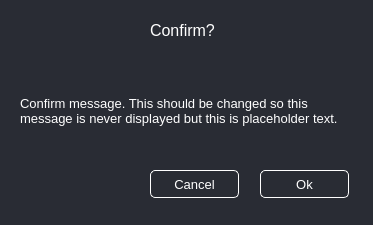
<?xml version="1.0" encoding="UTF-8"?>
<ui version="4.0">
 <class>Dialog</class>
 <widget class="QDialog" name="Dialog">
  <property name="geometry">
   <rect>
    <x>0</x>
    <y>0</y>
    <width>373</width>
    <height>225</height>
   </rect>
  </property>
  <property name="windowTitle">
   <string>Dialog</string>
  </property>
  <property name="styleSheet">
   <string notr="true">QWidget{
background-color:#292C34;
color:white;
}</string>
  </property>
  <widget class="QLabel" name="confirm_message">
   <property name="geometry">
    <rect>
     <x>20</x>
     <y>70</y>
     <width>331</width>
     <height>81</height>
    </rect>
   </property>
   <property name="font">
    <font>
     <pointsize>10</pointsize>
    </font>
   </property>
   <property name="text">
    <string>Confirm message. This should be changed so this message is never displayed but this is placeholder text.</string>
   </property>
   <property name="wordWrap">
    <bool>true</bool>
   </property>
  </widget>
  <widget class="QLabel" name="save_name_label">
   <property name="geometry">
    <rect>
     <x>150</x>
     <y>20</y>
     <width>71</width>
     <height>21</height>
    </rect>
   </property>
   <property name="font">
    <font>
     <pointsize>12</pointsize>
    </font>
   </property>
   <property name="text">
    <string>Confirm?</string>
   </property>
  </widget>
  <widget class="QPushButton" name="cancel_button">
   <property name="geometry">
    <rect>
     <x>150</x>
     <y>170</y>
     <width>89</width>
     <height>28</height>
    </rect>
   </property>
   <property name="font">
    <font>
     <pointsize>10</pointsize>
    </font>
   </property>
   <property name="styleSheet">
    <string notr="true">QPushButton{
border: 1px solid white;
border-radius: 5px;
background-color: #292C34;
color: white;
}</string>
   </property>
   <property name="text">
    <string>Cancel</string>
   </property>
  </widget>
  <widget class="QPushButton" name="ok_button">
   <property name="geometry">
    <rect>
     <x>260</x>
     <y>170</y>
     <width>89</width>
     <height>28</height>
    </rect>
   </property>
   <property name="font">
    <font>
     <pointsize>10</pointsize>
    </font>
   </property>
   <property name="styleSheet">
    <string notr="true">QPushButton{
border: 1px solid white;
border-radius: 5px;
background-color: #292C34;
color: white;
}</string>
   </property>
   <property name="text">
    <string>Ok</string>
   </property>
  </widget>
 </widget>
 <resources/>
 <connections/>
</ui>
